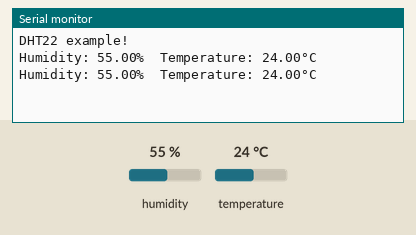
Simulated run of this sketch. Board: ESP8266 (NodeMCU). On the bench: the last lines printed to the serial monitor. The inputs (shaded band) are chosen by the test bench; at power-on: humidity 55 %, temperature 24 °C.

Above: at 2.8 s.
2.9 s: humidity set to 22 %
At 5.0 s:
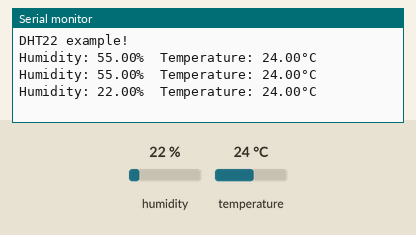
5.6 s: temperature set to 12 °C
At 6.7 s:
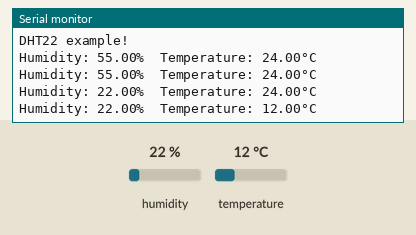
8.3 s: humidity set to 40 %
At 11.3 s:
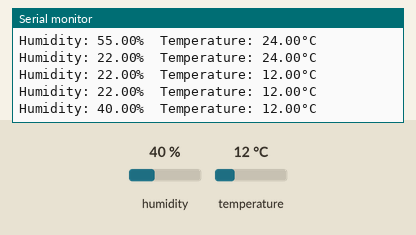
Timing chart, 0 to 12.8 s (numbered marks = the images above; inputs shaded):
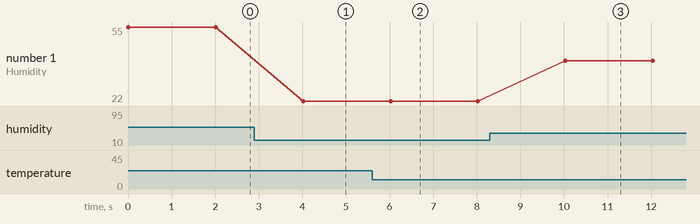

The sketch:

Minggu4-acara9.ino
```cpp
#include "DHT.h"

#define DHTPIN D2        // Pin data DHT22 terhubung ke pin digital 2 Arduino
#define DHTTYPE DHT22   // Tipe sensor DHT yang digunakan adalah DHT22 (AM2302)

// Inisialisasi objek DHT
DHT dht(DHTPIN, DHTTYPE);

void setup() {
  Serial.begin(115200);
  Serial.println(F("DHT22 example!"));

  dht.begin(); // Mulai komunikasi dengan sensor
}

void loop() {
  // Baca suhu dan kelembaban
  float temperature = dht.readTemperature();
  float humidity = dht.readHumidity();

  // Cek apakah pembacaan gagal
  if (isnan(temperature) || isnan(humidity)) {
    Serial.println(F("Failed to read from DHT sensor!"));
    return;
  }

  // Tampilkan hasil di Serial Monitor
  Serial.print(F("Humidity: "));
  Serial.print(humidity);
  Serial.print(F("%  Temperature: "));
  Serial.print(temperature);
  Serial.println(F("°C "));

  // Tunggu 2 detik sebelum pembacaan berikutnya
  delay(2000);
}
```

Measured:
- after the input at 2.9 s, the serial monitor: prints a new line after 1.1 s (image 1)
- after the input at 5.6 s, the serial monitor: prints a new line after 0.42 s (image 2)
- after the input at 8.3 s, the serial monitor: prints a new line after 1.7 s (image 3)
- plotted number 1: 22 → 40 after the input at 8.3 s
